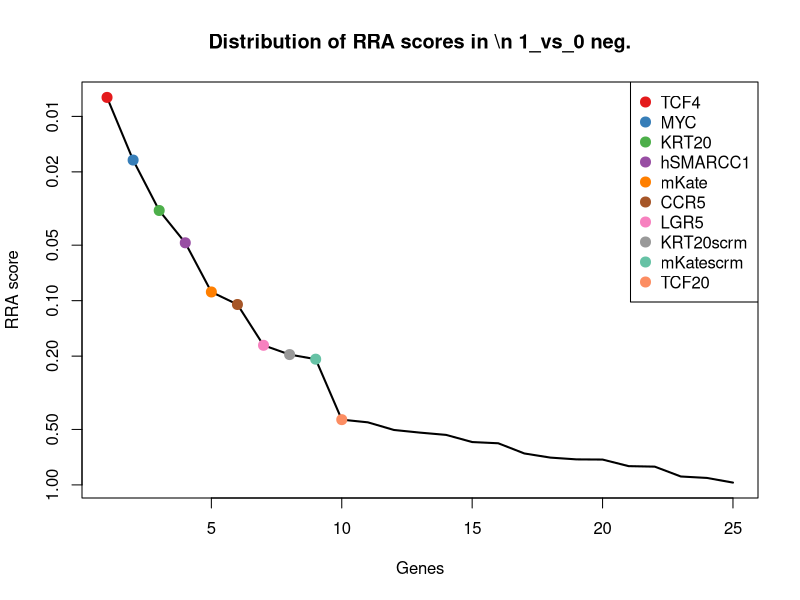
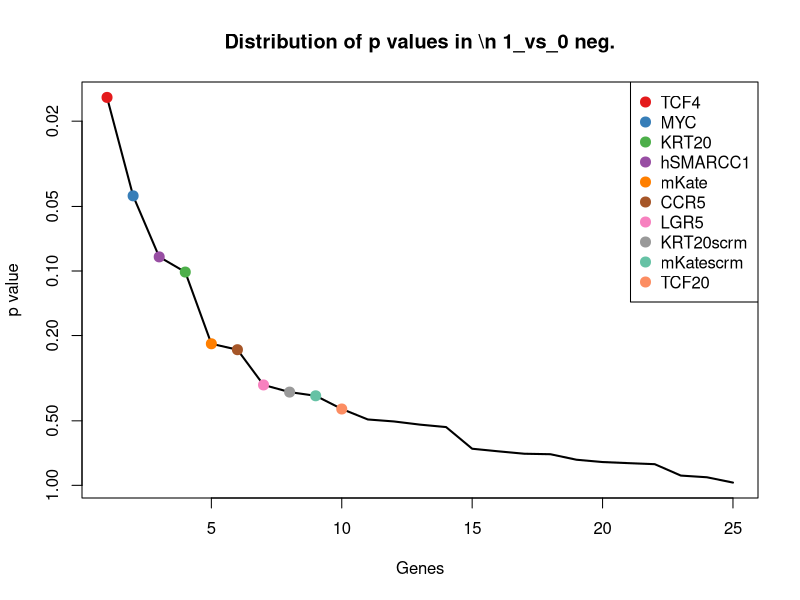
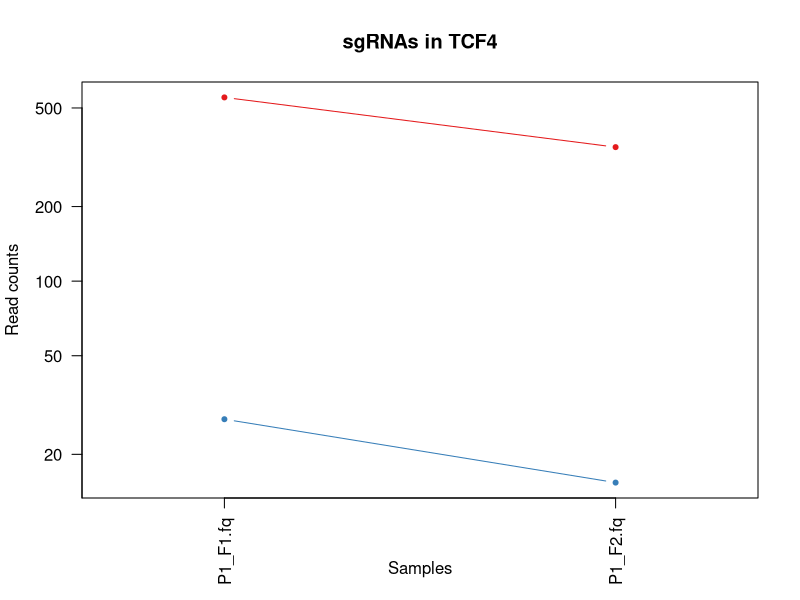
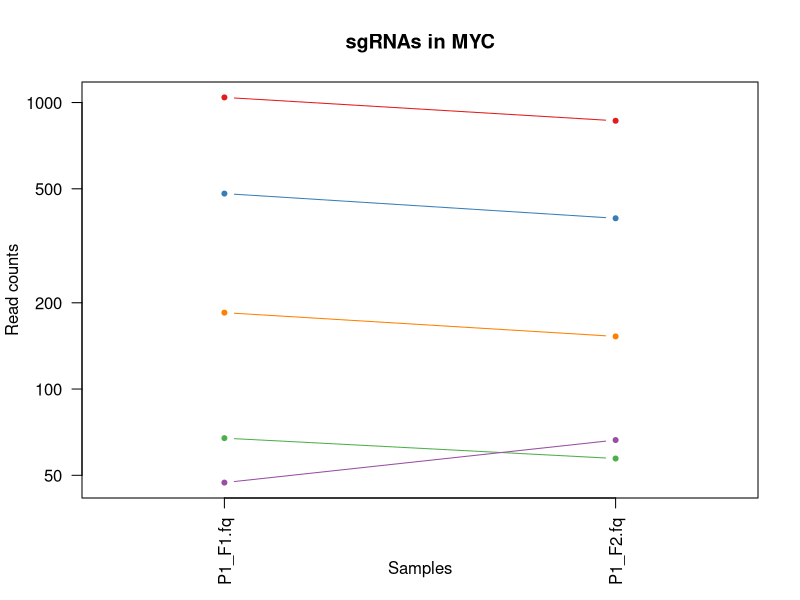
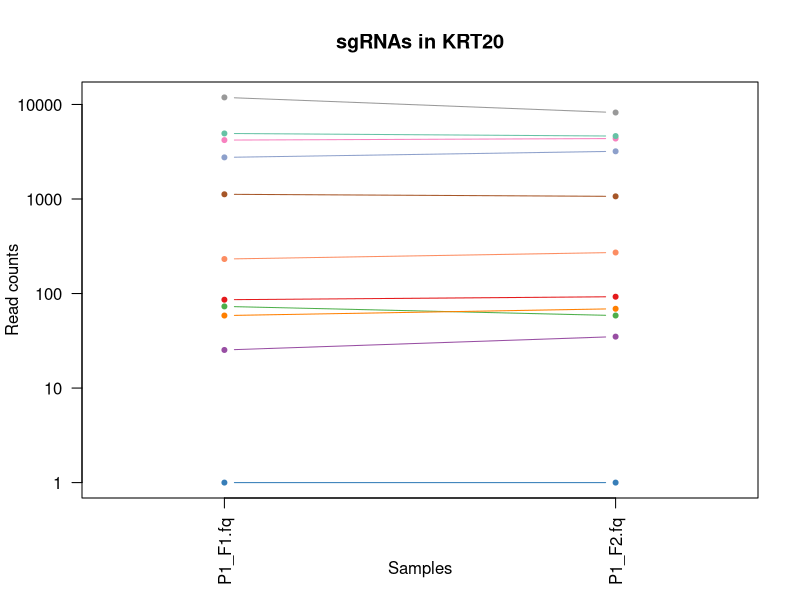
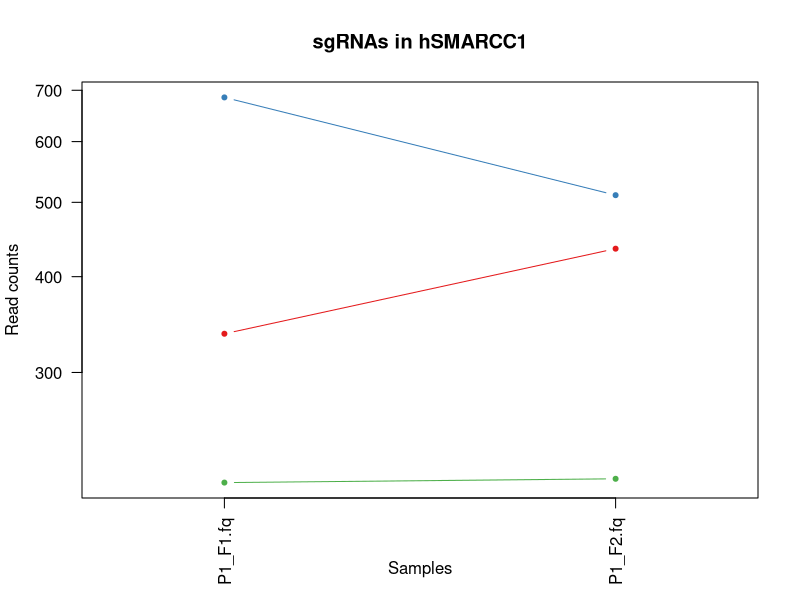
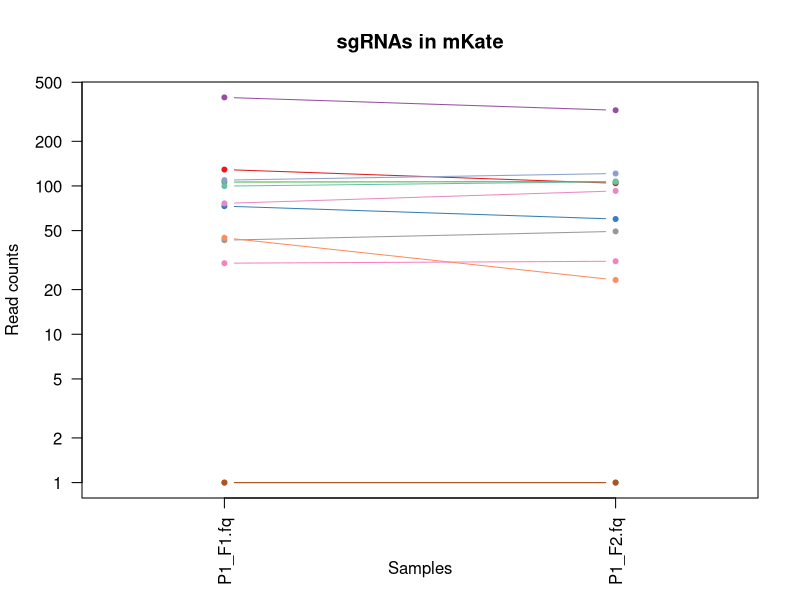
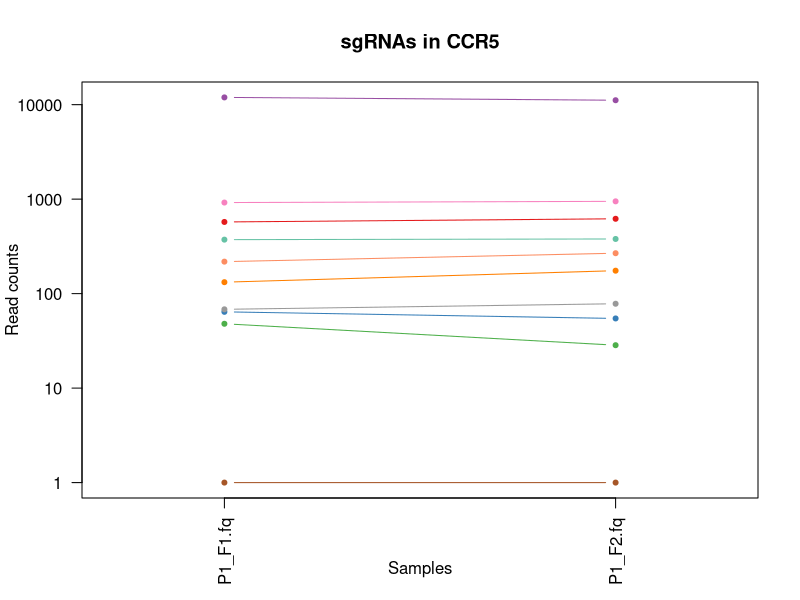

R code for these plots, in order: (Note: this script raises an error after producing the figures.)
pdf(file='P1_01_day3.pdf',width=4.5,height=4.5);
gstable=read.table('P1_01_day3.gene_summary.txt',header=T)
# 
#
# parameters
# Do not modify the variables beginning with "__"

# gstablename='__GENE_SUMMARY_FILE__'
startindex=3
# outputfile='__OUTPUT_FILE__'
targetgenelist=c("TCF4","MYC","KRT20","hSMARCC1","mKate","CCR5","LGR5","KRT20scrm","mKatescrm","TCF20")
# samplelabel=sub('.\\w+.\\w+$','',colnames(gstable)[startindex]);
samplelabel='1_vs_0 neg.'


# You need to write some codes in front of this code:
# gstable=read.table(gstablename,header=T)
# pdf(file=outputfile,width=6,height=6)


# set up color using RColorBrewer
#library(RColorBrewer)
#colors <- brewer.pal(length(targetgenelist), "Set1")

colors=c( "#E41A1C", "#377EB8", "#4DAF4A", "#984EA3", "#FF7F00",  "#A65628", "#F781BF",
          "#999999", "#66C2A5", "#FC8D62", "#8DA0CB", "#E78AC3", "#A6D854", "#FFD92F", "#E5C494", "#B3B3B3", 
          "#8DD3C7", "#FFFFB3", "#BEBADA", "#FB8072", "#80B1D3", "#FDB462", "#B3DE69", "#FCCDE5",
          "#D9D9D9", "#BC80BD", "#CCEBC5", "#FFED6F")

######
# function definition

plotrankedvalues<-function(val, tglist, ...){
  
  plot(val,log='y',ylim=c(max(val),min(val)),type='l',lwd=2, ...)
  if(length(tglist)>0){
    for(i in 1:length(tglist)){
      targetgene=tglist[i];
      tx=which(names(val)==targetgene);ty=val[targetgene];
      points(tx,ty,col=colors[(i %% length(colors)) ],cex=2,pch=20)
      # text(tx+50,ty,targetgene,col=colors[i])
    }
    legend('topright',tglist,pch=20,pt.cex = 2,cex=1,col=colors)
  }
}



plotrandvalues<-function(val,targetgenelist, ...){
  # choose the one with the best distance distribution
  
  mindiffvalue=0;
  randval=val;
  for(i in 1:20){
    randval0=sample(val)
    vindex=sort(which(names(randval0) %in% targetgenelist))
    if(max(vindex)>0.9*length(val)){
      # print('pass...')
      next;
    }
    mindiffind=min(diff(vindex));
    if (mindiffind > mindiffvalue){
      mindiffvalue=mindiffind;
      randval=randval0;
      # print(paste('Diff: ',mindiffvalue))
    }
  }
  plot(randval,log='y',ylim=c(max(randval),min(randval)),pch=20,col='grey', ...)
  
  if(length(targetgenelist)>0){
    for(i in 1:length(targetgenelist)){
      targetgene=targetgenelist[i];
      tx=which(names(randval)==targetgene);ty=randval[targetgene];
      points(tx,ty,col=colors[(i %% length(colors)) ],cex=2,pch=20)
      text(tx+50,ty,targetgene,col=colors[i])
    }
  }
  
}




# set.seed(1235)



pvec=gstable[,startindex]
names(pvec)=gstable[,'id']
pvec=sort(pvec);

plotrankedvalues(pvec,targetgenelist,xlab='Genes',ylab='RRA score',main=paste('Distribution of RRA scores in \\n',samplelabel))

# plotrandvalues(pvec,targetgenelist,xlab='Genes',ylab='RRA score',main=paste('Distribution of RRA scores in \\n',samplelabel))


pvec=gstable[,startindex+1]
names(pvec)=gstable[,'id']
pvec=sort(pvec);

plotrankedvalues(pvec,targetgenelist,xlab='Genes',ylab='p value',main=paste('Distribution of p values in \\n',samplelabel))

# plotrandvalues(pvec,targetgenelist,xlab='Genes',ylab='p value',main=paste('Distribution of p values in \\n',samplelabel))



# you need to write after this code:
# dev.off()






# parameters
# Do not modify the variables beginning with "__"
targetmat=list(c(550.5560309239661,346.457300592677),c(26.718160324251294,14.381246439696026))
targetgene="TCF4"
collabel=c("P1_F1.fq","P1_F2.fq")

# set up color using RColorBrewer
#library(RColorBrewer)
#colors <- brewer.pal(length(targetgenelist), "Set1")

colors=c( "#E41A1C", "#377EB8", "#4DAF4A", "#984EA3", "#FF7F00",  "#A65628", "#F781BF",
          "#999999", "#66C2A5", "#FC8D62", "#8DA0CB", "#E78AC3", "#A6D854", "#FFD92F", "#E5C494", "#B3B3B3", 
          "#8DD3C7", "#FFFFB3", "#BEBADA", "#FB8072", "#80B1D3", "#FDB462", "#B3DE69", "#FCCDE5",
          "#D9D9D9", "#BC80BD", "#CCEBC5", "#FFED6F")


## code

targetmatvec=unlist(targetmat)+1
yrange=range(targetmatvec[targetmatvec>0]);
# yrange[1]=1; # set the minimum value to 1
for(i in 1:length(targetmat)){
  vali=targetmat[[i]]+1;
  if(i==1){
    plot(1:length(vali),vali,type='b',las=1,pch=20,main=paste('sgRNAs in',targetgene),ylab='Read counts',xlab='Samples',xlim=c(0.7,length(vali)+0.3),ylim = yrange,col=colors[(i %% length(colors))],xaxt='n',log='y')
    axis(1,at=1:length(vali),labels=(collabel),las=2)
    # lines(0:100,rep(1,101),col='black');
  }else{
    lines(1:length(vali),vali,type='b',pch=20,col=colors[(i %% length(colors))])
  }
}




# parameters
# Do not modify the variables beginning with "__"
targetmat=list(c(1041.1986114238534,862.8747863817616),c(480.1172446145763,393.52319803168217),c(66.39058019965474,56.21759971881174),c(46.14954965097951,65.3693019986183),c(183.78855738197103,151.65678063679445))
targetgene="MYC"
collabel=c("P1_F1.fq","P1_F2.fq")

# set up color using RColorBrewer
#library(RColorBrewer)
#colors <- brewer.pal(length(targetgenelist), "Set1")

colors=c( "#E41A1C", "#377EB8", "#4DAF4A", "#984EA3", "#FF7F00",  "#A65628", "#F781BF",
          "#999999", "#66C2A5", "#FC8D62", "#8DA0CB", "#E78AC3", "#A6D854", "#FFD92F", "#E5C494", "#B3B3B3", 
          "#8DD3C7", "#FFFFB3", "#BEBADA", "#FB8072", "#80B1D3", "#FDB462", "#B3DE69", "#FCCDE5",
          "#D9D9D9", "#BC80BD", "#CCEBC5", "#FFED6F")


## code

targetmatvec=unlist(targetmat)+1
yrange=range(targetmatvec[targetmatvec>0]);
# yrange[1]=1; # set the minimum value to 1
for(i in 1:length(targetmat)){
  vali=targetmat[[i]]+1;
  if(i==1){
    plot(1:length(vali),vali,type='b',las=1,pch=20,main=paste('sgRNAs in',targetgene),ylab='Read counts',xlab='Samples',xlim=c(0.7,length(vali)+0.3),ylim = yrange,col=colors[(i %% length(colors))],xaxt='n',log='y')
    axis(1,at=1:length(vali),labels=(collabel),las=2)
    # lines(0:100,rep(1,101),col='black');
  }else{
    lines(1:length(vali),vali,type='b',pch=20,col=colors[(i %% length(colors))])
  }
}




# parameters
# Do not modify the variables beginning with "__"
targetmat=list(c(85.01232830443594,91.51702279806563),c(0.0,0.0),c(72.05806875328379,57.524985758784105),c(24.289236658410267,33.99203703928151),c(57.484526758237635,67.98407407856303),c(1120.5434511746603,1065.5196225774782),c(4197.989735795241,4358.825057267868),c(11875.007802296781,8218.228647266293),c(4935.572888988966,4630.76135358212),c(230.74774825489754,270.62891027427975),c(2755.2090782856712,3193.94409565249))
targetgene="KRT20"
collabel=c("P1_F1.fq","P1_F2.fq")

# set up color using RColorBrewer
#library(RColorBrewer)
#colors <- brewer.pal(length(targetgenelist), "Set1")

colors=c( "#E41A1C", "#377EB8", "#4DAF4A", "#984EA3", "#FF7F00",  "#A65628", "#F781BF",
          "#999999", "#66C2A5", "#FC8D62", "#8DA0CB", "#E78AC3", "#A6D854", "#FFD92F", "#E5C494", "#B3B3B3", 
          "#8DD3C7", "#FFFFB3", "#BEBADA", "#FB8072", "#80B1D3", "#FDB462", "#B3DE69", "#FCCDE5",
          "#D9D9D9", "#BC80BD", "#CCEBC5", "#FFED6F")


## code

targetmatvec=unlist(targetmat)+1
yrange=range(targetmatvec[targetmatvec>0]);
# yrange[1]=1; # set the minimum value to 1
for(i in 1:length(targetmat)){
  vali=targetmat[[i]]+1;
  if(i==1){
    plot(1:length(vali),vali,type='b',las=1,pch=20,main=paste('sgRNAs in',targetgene),ylab='Read counts',xlab='Samples',xlim=c(0.7,length(vali)+0.3),ylim = yrange,col=colors[(i %% length(colors))],xaxt='n',log='y')
    axis(1,at=1:length(vali),labels=(collabel),las=2)
    # lines(0:100,rep(1,101),col='black');
  }else{
    lines(1:length(vali),vali,type='b',pch=20,col=colors[(i %% length(colors))])
  }
}




# parameters
# Do not modify the variables beginning with "__"
targetmat=list(c(336.0011071080087,434.0521652708255),c(684.1468325452225,509.88055558922275),c(214.55492381595738,217.02608263541276))
targetgene="hSMARCC1"
collabel=c("P1_F1.fq","P1_F2.fq")

# set up color using RColorBrewer
#library(RColorBrewer)
#colors <- brewer.pal(length(targetgenelist), "Set1")

colors=c( "#E41A1C", "#377EB8", "#4DAF4A", "#984EA3", "#FF7F00",  "#A65628", "#F781BF",
          "#999999", "#66C2A5", "#FC8D62", "#8DA0CB", "#E78AC3", "#A6D854", "#FFD92F", "#E5C494", "#B3B3B3", 
          "#8DD3C7", "#FFFFB3", "#BEBADA", "#FB8072", "#80B1D3", "#FDB462", "#B3DE69", "#FCCDE5",
          "#D9D9D9", "#BC80BD", "#CCEBC5", "#FFED6F")


## code

targetmatvec=unlist(targetmat)+1
yrange=range(targetmatvec[targetmatvec>0]);
# yrange[1]=1; # set the minimum value to 1
for(i in 1:length(targetmat)){
  vali=targetmat[[i]]+1;
  if(i==1){
    plot(1:length(vali),vali,type='b',las=1,pch=20,main=paste('sgRNAs in',targetgene),ylab='Read counts',xlab='Samples',xlim=c(0.7,length(vali)+0.3),ylim = yrange,col=colors[(i %% length(colors))],xaxt='n',log='y')
    axis(1,at=1:length(vali),labels=(collabel),las=2)
    # lines(0:100,rep(1,101),col='black');
  }else{
    lines(1:length(vali),vali,type='b',pch=20,col=colors[(i %% length(colors))])
  }
}




# parameters
# Do not modify the variables beginning with "__"
targetmat=list(c(127.92331306762742,103.28349715781691),c(72.05806875328379,58.83237179875647),c(105.25335885311117,105.89826923776165),c(394.29527508819336,322.92435187317443),c(0.0,0.0),c(0.0,0.0),c(29.147083990092323,30.06987891936442),c(42.10134354124447,48.37328347897754),c(98.77622907753509,105.89826923776165),c(43.72062598513848,22.22556267953022),c(108.4919237408992,120.27951567745768),c(75.29663364107184,91.51702279806563))
targetgene="mKate"
collabel=c("P1_F1.fq","P1_F2.fq")

# set up color using RColorBrewer
#library(RColorBrewer)
#colors <- brewer.pal(length(targetgenelist), "Set1")

colors=c( "#E41A1C", "#377EB8", "#4DAF4A", "#984EA3", "#FF7F00",  "#A65628", "#F781BF",
          "#999999", "#66C2A5", "#FC8D62", "#8DA0CB", "#E78AC3", "#A6D854", "#FFD92F", "#E5C494", "#B3B3B3", 
          "#8DD3C7", "#FFFFB3", "#BEBADA", "#FB8072", "#80B1D3", "#FDB462", "#B3DE69", "#FCCDE5",
          "#D9D9D9", "#BC80BD", "#CCEBC5", "#FFED6F")


## code

targetmatvec=unlist(targetmat)+1
yrange=range(targetmatvec[targetmatvec>0]);
# yrange[1]=1; # set the minimum value to 1
for(i in 1:length(targetmat)){
  vali=targetmat[[i]]+1;
  if(i==1){
    plot(1:length(vali),vali,type='b',las=1,pch=20,main=paste('sgRNAs in',targetgene),ylab='Read counts',xlab='Samples',xlim=c(0.7,length(vali)+0.3),ylim = yrange,col=colors[(i %% length(colors))],xaxt='n',log='y')
    axis(1,at=1:length(vali),labels=(collabel),las=2)
    # lines(0:100,rep(1,101),col='black');
  }else{
    lines(1:length(vali),vali,type='b',pch=20,col=colors[(i %% length(colors))])
  }
}




# parameters
# Do not modify the variables beginning with "__"
targetmat=list(c(572.4163439165353,618.3935969069291),c(63.1520153118667,53.602827638867005),c(46.95919087292652,27.455106839419685),c(11928.444122945282,11135.006902444642),c(131.16187795541543,173.8823433163247),c(0.0,0.0),c(918.9427869098552,946.547492939993),c(67.20022142160174,77.1357763583696),c(371.6253208736771,377.83456555201377),c(216.9838474817984,266.7067521543627))
targetgene="CCR5"
collabel=c("P1_F1.fq","P1_F2.fq")

# set up color using RColorBrewer
#library(RColorBrewer)
#colors <- brewer.pal(length(targetgenelist), "Set1")

colors=c( "#E41A1C", "#377EB8", "#4DAF4A", "#984EA3", "#FF7F00",  "#A65628", "#F781BF",
          "#999999", "#66C2A5", "#FC8D62", "#8DA0CB", "#E78AC3", "#A6D854", "#FFD92F", "#E5C494", "#B3B3B3", 
          "#8DD3C7", "#FFFFB3", "#BEBADA", "#FB8072", "#80B1D3", "#FDB462", "#B3DE69", "#FCCDE5",
          "#D9D9D9", "#BC80BD", "#CCEBC5", "#FFED6F")


## code

targetmatvec=unlist(targetmat)+1
yrange=range(targetmatvec[targetmatvec>0]);
# yrange[1]=1; # set the minimum value to 1
for(i in 1:length(targetmat)){
  vali=targetmat[[i]]+1;
  if(i==1){
    plot(1:length(vali),vali,type='b',las=1,pch=20,main=paste('sgRNAs in',targetgene),ylab='Read counts',xlab='Samples',xlim=c(0.7,length(vali)+0.3),ylim = yrange,col=colors[(i %% length(colors))],xaxt='n',log='y')
    axis(1,at=1:length(vali),labels=(collabel),las=2)
    # lines(0:100,rep(1,101),col='black');
  }else{
    lines(1:length(vali),vali,type='b',pch=20,col=colors[(i %% length(colors))])
  }
}




# parameters
# Do not modify the variables beginning with "__"
targetmat=list(c(4015.820460857164,3973.1461754760203),c(28.337442768145312,31.377264959336785),c(99.5858702994821,105.89826923776165),c(203.21994670869924,171.26757123637995),c(331.14325977632666,315.08003563334023),c(74.48699241912482,122.89428775740241),c(189.4560459356001,129.43121795726424),c(72.05806875328379,49.68066951894991),c(3441.784834496735,3656.758753802708),c(448.54123695864297,507.26578350927804))
targetgene="LGR5"
collabel=c("P1_F1.fq","P1_F2.fq")

# set up color using RColorBrewer
#library(RColorBrewer)
#colors <- brewer.pal(length(targetgenelist), "Set1")

colors=c( "#E41A1C", "#377EB8", "#4DAF4A", "#984EA3", "#FF7F00",  "#A65628", "#F781BF",
          "#999999", "#66C2A5", "#FC8D62", "#8DA0CB", "#E78AC3", "#A6D854", "#FFD92F", "#E5C494", "#B3B3B3", 
          "#8DD3C7", "#FFFFB3", "#BEBADA", "#FB8072", "#80B1D3", "#FDB462", "#B3DE69", "#FCCDE5",
          "#D9D9D9", "#BC80BD", "#CCEBC5", "#FFED6F")


## code

targetmatvec=unlist(targetmat)+1
yrange=range(targetmatvec[targetmatvec>0]);
# yrange[1]=1; # set the minimum value to 1
for(i in 1:length(targetmat)){
  vali=targetmat[[i]]+1;
  if(i==1){
    plot(1:length(vali),vali,type='b',las=1,pch=20,main=paste('sgRNAs in',targetgene),ylab='Read counts',xlab='Samples',xlim=c(0.7,length(vali)+0.3),ylim = yrange,col=colors[(i %% length(colors))],xaxt='n',log='y')
    axis(1,at=1:length(vali),labels=(collabel),las=2)
    # lines(0:100,rep(1,101),col='black');
  }else{
    lines(1:length(vali),vali,type='b',pch=20,col=colors[(i %% length(colors))])
  }
}




# parameters
# Do not modify the variables beginning with "__"
targetmat=list(c(27.527801546198305,54.91021367883937),c(140.87757261877957,172.5749572763523),c(85.82196952638294,86.28747863817615),c(89.06053441417099,60.13975783872884),c(32.38564887788036,41.83635327911571),c(1349.671916985664,1202.7951567745768),c(225.0802597012685,307.23571939350603),c(164.35716805524282,224.87039887524696),c(2343.911337536591,2308.8437465911984),c(571.6067026945883,857.6452422218721))
targetgene="KRT20scrm"
collabel=c("P1_F1.fq","P1_F2.fq")

# set up color using RColorBrewer
#library(RColorBrewer)
#colors <- brewer.pal(length(targetgenelist), "Set1")

colors=c( "#E41A1C", "#377EB8", "#4DAF4A", "#984EA3", "#FF7F00",  "#A65628", "#F781BF",
          "#999999", "#66C2A5", "#FC8D62", "#8DA0CB", "#E78AC3", "#A6D854", "#FFD92F", "#E5C494", "#B3B3B3", 
          "#8DD3C7", "#FFFFB3", "#BEBADA", "#FB8072", "#80B1D3", "#FDB462", "#B3DE69", "#FCCDE5",
          "#D9D9D9", "#BC80BD", "#CCEBC5", "#FFED6F")


## code

targetmatvec=unlist(targetmat)+1
yrange=range(targetmatvec[targetmatvec>0]);
# yrange[1]=1; # set the minimum value to 1
for(i in 1:length(targetmat)){
  vali=targetmat[[i]]+1;
  if(i==1){
    plot(1:length(vali),vali,type='b',las=1,pch=20,main=paste('sgRNAs in',targetgene),ylab='Read counts',xlab='Samples',xlim=c(0.7,length(vali)+0.3),ylim = yrange,col=colors[(i %% length(colors))],xaxt='n',log='y')
    axis(1,at=1:length(vali),labels=(collabel),las=2)
    # lines(0:100,rep(1,101),col='black');
  }else{
    lines(1:length(vali),vali,type='b',pch=20,col=colors[(i %% length(colors))])
  }
}




# parameters
# Do not modify the variables beginning with "__"
targetmat=list(c(64.77129775576071,86.28747863817615),c(44.530267207085494,60.13975783872884),c(256.65626735720184,171.26757123637995),c(365.14819109810105,413.13398863126764),c(68.81950386549576,69.2914601185354),c(13.763900773099152,27.455106839419685),c(35.624213765668394,31.377264959336785),c(41.29170231929746,44.45112535906044),c(51.00739698266156,77.1357763583696),c(27.527801546198305,33.99203703928151))
targetgene="mKatescrm"
collabel=c("P1_F1.fq","P1_F2.fq")

# set up color using RColorBrewer
#library(RColorBrewer)
#colors <- brewer.pal(length(targetgenelist), "Set1")

colors=c( "#E41A1C", "#377EB8", "#4DAF4A", "#984EA3", "#FF7F00",  "#A65628", "#F781BF",
          "#999999", "#66C2A5", "#FC8D62", "#8DA0CB", "#E78AC3", "#A6D854", "#FFD92F", "#E5C494", "#B3B3B3", 
          "#8DD3C7", "#FFFFB3", "#BEBADA", "#FB8072", "#80B1D3", "#FDB462", "#B3DE69", "#FCCDE5",
          "#D9D9D9", "#BC80BD", "#CCEBC5", "#FFED6F")


## code

targetmatvec=unlist(targetmat)+1
yrange=range(targetmatvec[targetmatvec>0]);
# yrange[1]=1; # set the minimum value to 1
for(i in 1:length(targetmat)){
  vali=targetmat[[i]]+1;
  if(i==1){
    plot(1:length(vali),vali,type='b',las=1,pch=20,main=paste('sgRNAs in',targetgene),ylab='Read counts',xlab='Samples',xlim=c(0.7,length(vali)+0.3),ylim = yrange,col=colors[(i %% length(colors))],xaxt='n',log='y')
    axis(1,at=1:length(vali),labels=(collabel),las=2)
    # lines(0:100,rep(1,101),col='black');
  }else{
    lines(1:length(vali),vali,type='b',pch=20,col=colors[(i %% length(colors))])
  }
}




# parameters
# Do not modify the variables beginning with "__"
targetmat=list(c(80.96412219470089,115.04997151756821),c(237.22487803047363,224.87039887524696))
targetgene="TCF20"
collabel=c("P1_F1.fq","P1_F2.fq")

# set up color using RColorBrewer
#library(RColorBrewer)
#colors <- brewer.pal(length(targetgenelist), "Set1")

colors=c( "#E41A1C", "#377EB8", "#4DAF4A", "#984EA3", "#FF7F00",  "#A65628", "#F781BF",
          "#999999", "#66C2A5", "#FC8D62", "#8DA0CB", "#E78AC3", "#A6D854", "#FFD92F", "#E5C494", "#B3B3B3", 
          "#8DD3C7", "#FFFFB3", "#BEBADA", "#FB8072", "#80B1D3", "#FDB462", "#B3DE69", "#FCCDE5",
          "#D9D9D9", "#BC80BD", "#CCEBC5", "#FFED6F")


## code

targetmatvec=unlist(targetmat)+1
yrange=range(targetmatvec[targetmatvec>0]);
# yrange[1]=1; # set the minimum value to 1
for(i in 1:length(targetmat)){
  vali=targetmat[[i]]+1;
  if(i==1){
    plot(1:length(vali),vali,type='b',las=1,pch=20,main=paste('sgRNAs in',targetgene),ylab='Read counts',xlab='Samples',xlim=c(0.7,length(vali)+0.3),ylim = yrange,col=colors[(i %% length(colors))],xaxt='n',log='y')
    axis(1,at=1:length(vali),labels=(collabel),las=2)
    # lines(0:100,rep(1,101),col='black');
  }else{
    lines(1:length(vali),vali,type='b',pch=20,col=colors[(i %% length(colors))])
  }
}



# 
#
# parameters
# Do not modify the variables beginning with "__"

# gstablename='__GENE_SUMMARY_FILE__'
startindex=9
# outputfile='__OUTPUT_FILE__'
targetgenelist=c("KRT20scrm","hSATB1","hSMARCC2","SOX9scrm","SOX9","POLRD2scrm","hSMARCD1","mKatescrm","TCF20","hSMARCA4")
# samplelabel=sub('.\\w+.\\w+$','',colnames(gstable)[startindex]);
samplelabel='1_vs_0 pos.'


# You need to write some codes in front of this code:
# gstable=read.table(gstablename,header=T)
# pdf(file=outputfile,width=6,height=6)


# set up color using RColorBrewer
#library(RColorBrewer)
#colors <- brewer.pal(length(targetgenelist), "Set1")

colors=c( "#E41A1C", "#377EB8", "#4DAF4A", "#984EA3", "#FF7F00",  "#A65628", "#F781BF",
          "#999999", "#66C2A5", "#FC8D62", "#8DA0CB", "#E78AC3", "#A6D854", "#FFD92F", "#E5C494", "#B3B3B3", 
          "#8DD3C7", "#FFFFB3", "#BEBADA", "#FB8072", "#80B1D3", "#FDB462", "#B3DE69", "#FCCDE5",
          "#D9D9D9", "#BC80BD", "#CCEBC5", "#FFED6F")

######
# function definition

plotrankedvalues<-function(val, tglist, ...){
  
  plot(val,log='y',ylim=c(max(val),min(val)),type='l',lwd=2, ...)
  if(length(tglist)>0){
    for(i in 1:length(tglist)){
      targetgene=tglist[i];
      tx=which(names(val)==targetgene);ty=val[targetgene];
      points(tx,ty,col=colors[(i %% length(colors)) ],cex=2,pch=20)
      # text(tx+50,ty,targetgene,col=colors[i])
    }
    legend('topright',tglist,pch=20,pt.cex = 2,cex=1,col=colors)
  }
}



plotrandvalues<-function(val,targetgenelist, ...){
  # choose the one with the best distance distribution
  
  mindiffvalue=0;
  randval=val;
  for(i in 1:20){
    randval0=sample(val)
    vindex=sort(which(names(randval0) %in% targetgenelist))
    if(max(vindex)>0.9*length(val)){
      # print('pass...')
      next;
    }
    mindiffind=min(diff(vindex));
    if (mindiffind > mindiffvalue){
      mindiffvalue=mindiffind;
      randval=randval0;
      # print(paste('Diff: ',mindiffvalue))
    }
  }
  plot(randval,log='y',ylim=c(max(randval),min(randval)),pch=20,col='grey', ...)
  
  if(length(targetgenelist)>0){
    for(i in 1:length(targetgenelist)){
      targetgene=targetgenelist[i];
      tx=which(names(randval)==targetgene);ty=randval[targetgene];
      points(tx,ty,col=colors[(i %% length(colors)) ],cex=2,pch=20)
      text(tx+50,ty,targetgene,col=colors[i])
    }
  }
  
}




# set.seed(1235)



pvec=gstable[,startindex]
names(pvec)=gstable[,'id']
pvec=sort(pvec);

plotrankedvalues(pvec,targetgenelist,xlab='Genes',ylab='RRA score',main=paste('Distribution of RRA scores in \\n',samplelabel))

# plotrandvalues(pvec,targetgenelist,xlab='Genes',ylab='RRA score',main=paste('Distribution of RRA scores in \\n',samplelabel))


pvec=gstable[,startindex+1]
names(pvec)=gstable[,'id']
pvec=sort(pvec);

plotrankedvalues(pvec,targetgenelist,xlab='Genes',ylab='p value',main=paste('Distribution of p values in \\n',samplelabel))

# plotrandvalues(pvec,targetgenelist,xlab='Genes',ylab='p value',main=paste('Distribution of p values in \\n',samplelabel))



# you need to write after this code:
# dev.off()






# parameters
# Do not modify the variables beginning with "__"
targetmat=list(c(27.527801546198305,54.91021367883937),c(140.87757261877957,172.5749572763523),c(85.82196952638294,86.28747863817615),c(89.06053441417099,60.13975783872884),c(32.38564887788036,41.83635327911571),c(1349.671916985664,1202.7951567745768),c(225.0802597012685,307.23571939350603),c(164.35716805524282,224.87039887524696),c(2343.911337536591,2308.8437465911984),c(571.6067026945883,857.6452422218721))
targetgene="KRT20scrm"
collabel=c("P1_F1.fq","P1_F2.fq")

# set up color using RColorBrewer
#library(RColorBrewer)
#colors <- brewer.pal(length(targetgenelist), "Set1")

colors=c( "#E41A1C", "#377EB8", "#4DAF4A", "#984EA3", "#FF7F00",  "#A65628", "#F781BF",
          "#999999", "#66C2A5", "#FC8D62", "#8DA0CB", "#E78AC3", "#A6D854", "#FFD92F", "#E5C494", "#B3B3B3", 
          "#8DD3C7", "#FFFFB3", "#BEBADA", "#FB8072", "#80B1D3", "#FDB462", "#B3DE69", "#FCCDE5",
          "#D9D9D9", "#BC80BD", "#CCEBC5", "#FFED6F")


## code

targetmatvec=unlist(targetmat)+1
yrange=range(targetmatvec[targetmatvec>0]);
# yrange[1]=1; # set the minimum value to 1
for(i in 1:length(targetmat)){
  vali=targetmat[[i]]+1;
  if(i==1){
    plot(1:length(vali),vali,type='b',las=1,pch=20,main=paste('sgRNAs in',targetgene),ylab='Read counts',xlab='Samples',xlim=c(0.7,length(vali)+0.3),ylim = yrange,col=colors[(i %% length(colors))],xaxt='n',log='y')
    axis(1,at=1:length(vali),labels=(collabel),las=2)
    # lines(0:100,rep(1,101),col='black');
  }else{
    lines(1:length(vali),vali,type='b',pch=20,col=colors[(i %% length(colors))])
  }
}




# parameters
# Do not modify the variables beginning with "__"
targetmat=list(c(28.337442768145312,64.06191595864594),c(71.24842753133679,86.28747863817615),c(29.95672521203933,35.299423079253884))
targetgene="hSATB1"
collabel=c("P1_F1.fq","P1_F2.fq")

# set up color using RColorBrewer
#library(RColorBrewer)
#colors <- brewer.pal(length(targetgenelist), "Set1")

colors=c( "#E41A1C", "#377EB8", "#4DAF4A", "#984EA3", "#FF7F00",  "#A65628", "#F781BF",
          "#999999", "#66C2A5", "#FC8D62", "#8DA0CB", "#E78AC3", "#A6D854", "#FFD92F", "#E5C494", "#B3B3B3", 
          "#8DD3C7", "#FFFFB3", "#BEBADA", "#FB8072", "#80B1D3", "#FDB462", "#B3DE69", "#FCCDE5",
          "#D9D9D9", "#BC80BD", "#CCEBC5", "#FFED6F")


## code

targetmatvec=unlist(targetmat)+1
yrange=range(targetmatvec[targetmatvec>0]);
# yrange[1]=1; # set the minimum value to 1
for(i in 1:length(targetmat)){
  vali=targetmat[[i]]+1;
  if(i==1){
    plot(1:length(vali),vali,type='b',las=1,pch=20,main=paste('sgRNAs in',targetgene),ylab='Read counts',xlab='Samples',xlim=c(0.7,length(vali)+0.3),ylim = yrange,col=colors[(i %% length(colors))],xaxt='n',log='y')
    axis(1,at=1:length(vali),labels=(collabel),las=2)
    # lines(0:100,rep(1,101),col='black');
  }else{
    lines(1:length(vali),vali,type='b',pch=20,col=colors[(i %% length(colors))])
  }
}




# parameters
# Do not modify the variables beginning with "__"
targetmat=list(c(123.06546573594535,121.58690171743004),c(1768.2564287322675,2077.4364175160895),c(91.48945808001201,126.81644587731951))
targetgene="hSMARCC2"
collabel=c("P1_F1.fq","P1_F2.fq")

# set up color using RColorBrewer
#library(RColorBrewer)
#colors <- brewer.pal(length(targetgenelist), "Set1")

colors=c( "#E41A1C", "#377EB8", "#4DAF4A", "#984EA3", "#FF7F00",  "#A65628", "#F781BF",
          "#999999", "#66C2A5", "#FC8D62", "#8DA0CB", "#E78AC3", "#A6D854", "#FFD92F", "#E5C494", "#B3B3B3", 
          "#8DD3C7", "#FFFFB3", "#BEBADA", "#FB8072", "#80B1D3", "#FDB462", "#B3DE69", "#FCCDE5",
          "#D9D9D9", "#BC80BD", "#CCEBC5", "#FFED6F")


## code

targetmatvec=unlist(targetmat)+1
yrange=range(targetmatvec[targetmatvec>0]);
# yrange[1]=1; # set the minimum value to 1
for(i in 1:length(targetmat)){
  vali=targetmat[[i]]+1;
  if(i==1){
    plot(1:length(vali),vali,type='b',las=1,pch=20,main=paste('sgRNAs in',targetgene),ylab='Read counts',xlab='Samples',xlim=c(0.7,length(vali)+0.3),ylim = yrange,col=colors[(i %% length(colors))],xaxt='n',log='y')
    axis(1,at=1:length(vali),labels=(collabel),las=2)
    # lines(0:100,rep(1,101),col='black');
  }else{
    lines(1:length(vali),vali,type='b',pch=20,col=colors[(i %% length(colors))])
  }
}




# parameters
# Do not modify the variables beginning with "__"
targetmat=list(c(454.208725512272,655.0004060261554),c(115.77869473842227,130.7386039972366),c(175.69214516250094,145.11985043693264),c(262.32375591083087,257.5550498745561),c(193.50425204533514,237.94425927497062),c(431.5387712977558,417.05614675118477),c(0.0,0.0),c(9262.295579073781,10150.54521434545),c(584.5609622457405,597.4754202673713),c(7438.173906027171,8133.248554668089))
targetgene="SOX9scrm"
collabel=c("P1_F1.fq","P1_F2.fq")

# set up color using RColorBrewer
#library(RColorBrewer)
#colors <- brewer.pal(length(targetgenelist), "Set1")

colors=c( "#E41A1C", "#377EB8", "#4DAF4A", "#984EA3", "#FF7F00",  "#A65628", "#F781BF",
          "#999999", "#66C2A5", "#FC8D62", "#8DA0CB", "#E78AC3", "#A6D854", "#FFD92F", "#E5C494", "#B3B3B3", 
          "#8DD3C7", "#FFFFB3", "#BEBADA", "#FB8072", "#80B1D3", "#FDB462", "#B3DE69", "#FCCDE5",
          "#D9D9D9", "#BC80BD", "#CCEBC5", "#FFED6F")


## code

targetmatvec=unlist(targetmat)+1
yrange=range(targetmatvec[targetmatvec>0]);
# yrange[1]=1; # set the minimum value to 1
for(i in 1:length(targetmat)){
  vali=targetmat[[i]]+1;
  if(i==1){
    plot(1:length(vali),vali,type='b',las=1,pch=20,main=paste('sgRNAs in',targetgene),ylab='Read counts',xlab='Samples',xlim=c(0.7,length(vali)+0.3),ylim = yrange,col=colors[(i %% length(colors))],xaxt='n',log='y')
    axis(1,at=1:length(vali),labels=(collabel),las=2)
    # lines(0:100,rep(1,101),col='black');
  }else{
    lines(1:length(vali),vali,type='b',pch=20,col=colors[(i %% length(colors))])
  }
}




# parameters
# Do not modify the variables beginning with "__"
targetmat=list(c(0.0,0.0),c(140.06793139683253,105.89826923776165),c(144.11613750656758,150.3493945968221),c(59.91345042407866,61.447143878701205),c(0.0,0.0),c(101.20515274337612,125.50905983734714),c(4294.337041206935,5106.649872132061),c(1399.8696727463785,1679.9910613644904),c(2186.8409404788713,2446.1192807882967),c(1256.5631764617578,1219.7911752942175),c(369.19639720783607,345.1499145527046))
targetgene="SOX9"
collabel=c("P1_F1.fq","P1_F2.fq")

# set up color using RColorBrewer
#library(RColorBrewer)
#colors <- brewer.pal(length(targetgenelist), "Set1")

colors=c( "#E41A1C", "#377EB8", "#4DAF4A", "#984EA3", "#FF7F00",  "#A65628", "#F781BF",
          "#999999", "#66C2A5", "#FC8D62", "#8DA0CB", "#E78AC3", "#A6D854", "#FFD92F", "#E5C494", "#B3B3B3", 
          "#8DD3C7", "#FFFFB3", "#BEBADA", "#FB8072", "#80B1D3", "#FDB462", "#B3DE69", "#FCCDE5",
          "#D9D9D9", "#BC80BD", "#CCEBC5", "#FFED6F")


## code

targetmatvec=unlist(targetmat)+1
yrange=range(targetmatvec[targetmatvec>0]);
# yrange[1]=1; # set the minimum value to 1
for(i in 1:length(targetmat)){
  vali=targetmat[[i]]+1;
  if(i==1){
    plot(1:length(vali),vali,type='b',las=1,pch=20,main=paste('sgRNAs in',targetgene),ylab='Read counts',xlab='Samples',xlim=c(0.7,length(vali)+0.3),ylim = yrange,col=colors[(i %% length(colors))],xaxt='n',log='y')
    axis(1,at=1:length(vali),labels=(collabel),las=2)
    # lines(0:100,rep(1,101),col='black');
  }else{
    lines(1:length(vali),vali,type='b',pch=20,col=colors[(i %% length(colors))])
  }
}




# parameters
# Do not modify the variables beginning with "__"
targetmat=list(c(84.20268708248894,86.28747863817615),c(119.82690084815732,183.03404559613125),c(140.06793139683253,156.88632479668394),c(131.97151917736247,159.50109687662865),c(295.51904601065826,355.60900287248353))
targetgene="POLRD2scrm"
collabel=c("P1_F1.fq","P1_F2.fq")

# set up color using RColorBrewer
#library(RColorBrewer)
#colors <- brewer.pal(length(targetgenelist), "Set1")

colors=c( "#E41A1C", "#377EB8", "#4DAF4A", "#984EA3", "#FF7F00",  "#A65628", "#F781BF",
          "#999999", "#66C2A5", "#FC8D62", "#8DA0CB", "#E78AC3", "#A6D854", "#FFD92F", "#E5C494", "#B3B3B3", 
          "#8DD3C7", "#FFFFB3", "#BEBADA", "#FB8072", "#80B1D3", "#FDB462", "#B3DE69", "#FCCDE5",
          "#D9D9D9", "#BC80BD", "#CCEBC5", "#FFED6F")


## code

targetmatvec=unlist(targetmat)+1
yrange=range(targetmatvec[targetmatvec>0]);
# yrange[1]=1; # set the minimum value to 1
for(i in 1:length(targetmat)){
  vali=targetmat[[i]]+1;
  if(i==1){
    plot(1:length(vali),vali,type='b',las=1,pch=20,main=paste('sgRNAs in',targetgene),ylab='Read counts',xlab='Samples',xlim=c(0.7,length(vali)+0.3),ylim = yrange,col=colors[(i %% length(colors))],xaxt='n',log='y')
    axis(1,at=1:length(vali),labels=(collabel),las=2)
    # lines(0:100,rep(1,101),col='black');
  }else{
    lines(1:length(vali),vali,type='b',pch=20,col=colors[(i %% length(colors))])
  }
}




# parameters
# Do not modify the variables beginning with "__"
targetmat=list(c(686.5757562110635,750.4395869441381),c(89.87017563611799,74.52100427842487),c(116.58833596036929,167.34541311646285),c(94.72802296780004,112.43519943762348))
targetgene="hSMARCD1"
collabel=c("P1_F1.fq","P1_F2.fq")

# set up color using RColorBrewer
#library(RColorBrewer)
#colors <- brewer.pal(length(targetgenelist), "Set1")

colors=c( "#E41A1C", "#377EB8", "#4DAF4A", "#984EA3", "#FF7F00",  "#A65628", "#F781BF",
          "#999999", "#66C2A5", "#FC8D62", "#8DA0CB", "#E78AC3", "#A6D854", "#FFD92F", "#E5C494", "#B3B3B3", 
          "#8DD3C7", "#FFFFB3", "#BEBADA", "#FB8072", "#80B1D3", "#FDB462", "#B3DE69", "#FCCDE5",
          "#D9D9D9", "#BC80BD", "#CCEBC5", "#FFED6F")


## code

targetmatvec=unlist(targetmat)+1
yrange=range(targetmatvec[targetmatvec>0]);
# yrange[1]=1; # set the minimum value to 1
for(i in 1:length(targetmat)){
  vali=targetmat[[i]]+1;
  if(i==1){
    plot(1:length(vali),vali,type='b',las=1,pch=20,main=paste('sgRNAs in',targetgene),ylab='Read counts',xlab='Samples',xlim=c(0.7,length(vali)+0.3),ylim = yrange,col=colors[(i %% length(colors))],xaxt='n',log='y')
    axis(1,at=1:length(vali),labels=(collabel),las=2)
    # lines(0:100,rep(1,101),col='black');
  }else{
    lines(1:length(vali),vali,type='b',pch=20,col=colors[(i %% length(colors))])
  }
}




# parameters
# Do not modify the variables beginning with "__"
targetmat=list(c(64.77129775576071,86.28747863817615),c(44.530267207085494,60.13975783872884),c(256.65626735720184,171.26757123637995),c(365.14819109810105,413.13398863126764),c(68.81950386549576,69.2914601185354),c(13.763900773099152,27.455106839419685),c(35.624213765668394,31.377264959336785),c(41.29170231929746,44.45112535906044),c(51.00739698266156,77.1357763583696),c(27.527801546198305,33.99203703928151))
targetgene="mKatescrm"
collabel=c("P1_F1.fq","P1_F2.fq")

# set up color using RColorBrewer
#library(RColorBrewer)
#colors <- brewer.pal(length(targetgenelist), "Set1")

colors=c( "#E41A1C", "#377EB8", "#4DAF4A", "#984EA3", "#FF7F00",  "#A65628", "#F781BF",
          "#999999", "#66C2A5", "#FC8D62", "#8DA0CB", "#E78AC3", "#A6D854", "#FFD92F", "#E5C494", "#B3B3B3", 
          "#8DD3C7", "#FFFFB3", "#BEBADA", "#FB8072", "#80B1D3", "#FDB462", "#B3DE69", "#FCCDE5",
          "#D9D9D9", "#BC80BD", "#CCEBC5", "#FFED6F")


## code

targetmatvec=unlist(targetmat)+1
yrange=range(targetmatvec[targetmatvec>0]);
# yrange[1]=1; # set the minimum value to 1
for(i in 1:length(targetmat)){
  vali=targetmat[[i]]+1;
  if(i==1){
    plot(1:length(vali),vali,type='b',las=1,pch=20,main=paste('sgRNAs in',targetgene),ylab='Read counts',xlab='Samples',xlim=c(0.7,length(vali)+0.3),ylim = yrange,col=colors[(i %% length(colors))],xaxt='n',log='y')
    axis(1,at=1:length(vali),labels=(collabel),las=2)
    # lines(0:100,rep(1,101),col='black');
  }else{
    lines(1:length(vali),vali,type='b',pch=20,col=colors[(i %% length(colors))])
  }
}




# parameters
# Do not modify the variables beginning with "__"
targetmat=list(c(80.96412219470089,115.04997151756821),c(237.22487803047363,224.87039887524696))
targetgene="TCF20"
collabel=c("P1_F1.fq","P1_F2.fq")

# set up color using RColorBrewer
#library(RColorBrewer)
#colors <- brewer.pal(length(targetgenelist), "Set1")

colors=c( "#E41A1C", "#377EB8", "#4DAF4A", "#984EA3", "#FF7F00",  "#A65628", "#F781BF",
          "#999999", "#66C2A5", "#FC8D62", "#8DA0CB", "#E78AC3", "#A6D854", "#FFD92F", "#E5C494", "#B3B3B3", 
          "#8DD3C7", "#FFFFB3", "#BEBADA", "#FB8072", "#80B1D3", "#FDB462", "#B3DE69", "#FCCDE5",
          "#D9D9D9", "#BC80BD", "#CCEBC5", "#FFED6F")


## code

targetmatvec=unlist(targetmat)+1
yrange=range(targetmatvec[targetmatvec>0]);
# yrange[1]=1; # set the minimum value to 1
for(i in 1:length(targetmat)){
  vali=targetmat[[i]]+1;
  if(i==1){
    plot(1:length(vali),vali,type='b',las=1,pch=20,main=paste('sgRNAs in',targetgene),ylab='Read counts',xlab='Samples',xlim=c(0.7,length(vali)+0.3),ylim = yrange,col=colors[(i %% length(colors))],xaxt='n',log='y')
    axis(1,at=1:length(vali),labels=(collabel),las=2)
    # lines(0:100,rep(1,101),col='black');
  }else{
    lines(1:length(vali),vali,type='b',pch=20,col=colors[(i %% length(colors))])
  }
}




# parameters
# Do not modify the variables beginning with "__"
targetmat=list(c(157.07039705771973,194.80051995588255),c(55.05560309239661,69.2914601185354),c(30.766366433986338,32.68465099930915))
targetgene="hSMARCA4"
collabel=c("P1_F1.fq","P1_F2.fq")

# set up color using RColorBrewer
#library(RColorBrewer)
#colors <- brewer.pal(length(targetgenelist), "Set1")

colors=c( "#E41A1C", "#377EB8", "#4DAF4A", "#984EA3", "#FF7F00",  "#A65628", "#F781BF",
          "#999999", "#66C2A5", "#FC8D62", "#8DA0CB", "#E78AC3", "#A6D854", "#FFD92F", "#E5C494", "#B3B3B3", 
          "#8DD3C7", "#FFFFB3", "#BEBADA", "#FB8072", "#80B1D3", "#FDB462", "#B3DE69", "#FCCDE5",
          "#D9D9D9", "#BC80BD", "#CCEBC5", "#FFED6F")


## code

targetmatvec=unlist(targetmat)+1
yrange=range(targetmatvec[targetmatvec>0]);
# yrange[1]=1; # set the minimum value to 1
for(i in 1:length(targetmat)){
  vali=targetmat[[i]]+1;
  if(i==1){
    plot(1:length(vali),vali,type='b',las=1,pch=20,main=paste('sgRNAs in',targetgene),ylab='Read counts',xlab='Samples',xlim=c(0.7,length(vali)+0.3),ylim = yrange,col=colors[(i %% length(colors))],xaxt='n',log='y')
    axis(1,at=1:length(vali),labels=(collabel),las=2)
    # lines(0:100,rep(1,101),col='black');
  }else{
    lines(1:length(vali),vali,type='b',pch=20,col=colors[(i %% length(colors))])
  }
}



dev.off()
Sweave("P1_01_day3_summary.Rnw");
library(tools);

texi2dvi("P1_01_day3_summary.tex",pdf=TRUE);
